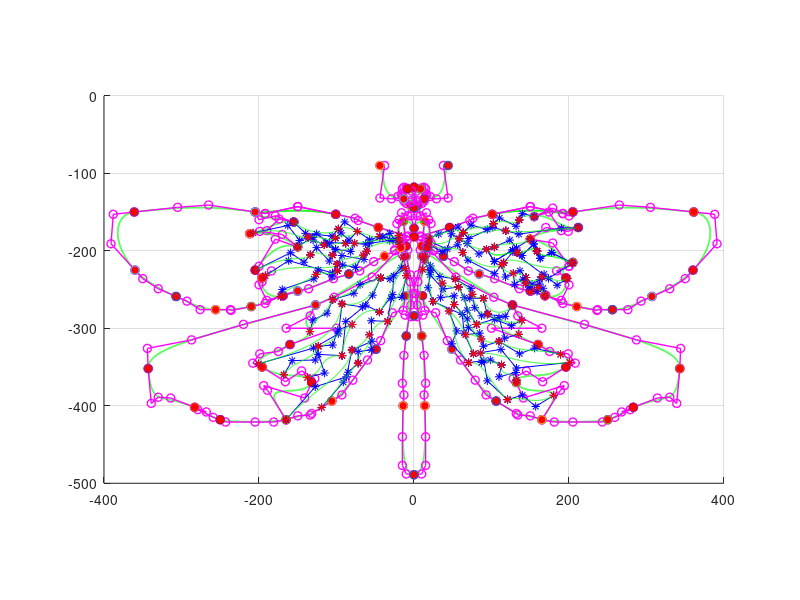

Reproduce this figure in MATLAB.
function punctecntrl()
    hold on
    axis equal
    axis([-400 400 -500 0])
    grid on
    t = 0:0.001:1;

%==========================================================================
%================== Curbe de tip G0 si G1 + Bezier Grad 3 =================
%==========================================================================

B0=(1-t).^3;
B1=3.*(1-t).^2.*t;
B2=3.*(1-t).*t.^2;
B3=t.^3;
B=[B0;B1;B2;B3];

%==========================================================================
%=========================== Curba de tip G1 ==============================
%==========================================================================

    function bazele(puncte)
        i=1;
        nr=1;
        while nr<=3
            plot(puncte(1,i:i+3), puncte(2,i:i+3),'b*-'); 
            hold on;
            x=puncte(:,i:i+3)*B;
            plot(x(1,:),x(2,:),'Color',[0,1,0]);
            plot(x(1, 1), x(2, 1),'r*')
            plot(x(1, end), x(2, end), 'r*')
            nr=nr+1;
            i=i+3;
        end     
    end

%==========================================================================
%=========================== Curba de tip G0 ==============================
%==========================================================================

    function bazele2(puncte)
        n=length(puncte);
        np=(n-1)/3;
        i=1;
        nr=1;
        while nr<=np
            plot(puncte(1,i:i+3), puncte(2,i:i+3),'b*-');
            f=puncte(:, i: i +3)*B; 
            plot(f(1, :), f(2, :), 'g' );
            plot(f(1, 1), f(2, 1),'r*')
            plot(f(1, end), f(2, end), 'r*')
            nr=nr+1;
            i=i+3;
        end
    end

%==========================================================================
%======================= Curba Bezier - Gradul 3 ==========================
%==========================================================================

    function bezier3(vector)
        f = vector * B;  
        plot(f(1, :), f(2, :), 'g', 'LineWidth', 1.2) 
        plot(vector(1, :), vector(2, :), '-mo', 'LineWidth', 1)
        plot(vector(1, 1), vector(2, 1),'o', 'MarkerFaceColor', 'r')
        plot(vector(1, end), vector(2, end), 'o', 'MarkerFaceColor', 'r')
    end

%==========================================================================
%======================= Curba Bezier - Gradul 4 ==========================
%==========================================================================

B04 = power((1 - t), 4);
B14 = 4.*t.* power((1 - t), 3);
B24 = 6 .* power(t, 2) .* power((1 - t), 2);
B34 = 4 .* power(t, 3) .* ( 1 - t);
B44 = power(t, 4);
BG4 = [B04; B14; B24; B34; B44];

    function bezier4(vector)
        f = vector * BG4;  
        plot(f(1, :), f(2, :), 'g', 'LineWidth', 1.2)
        plot(vector(1, :), vector(2, :), '-mo', 'LineWidth', 1)
        plot(vector(1, 1), vector(2, 1),'o', 'MarkerFaceColor', 'r')
        plot(vector(1, end), vector(2, end), 'o', 'MarkerFaceColor', 'r')
    end

%==========================================================================
%======================= Curba Bezier - Gradul 5 ==========================
%==========================================================================

B05 = power(1 - t, 5);
B15 = 5.*t.* power((1 - t), 4);
B25 = 10.*power(t, 2) .* power(1 - t, 3);
B35 = 10.*power(t, 3) .* power(1 - t, 2);
B45 = 5 .* (1 - t) .* power(t, 4);
B55 = power(t, 5);
BG5 = [B05; B15; B25; B35; B45; B55];

    function bezier5(vector)
        f = vector * BG5;  
        plot(f(1, :), f(2, :), 'g', 'LineWidth', 1.2)
        plot(vector(1, :), vector(2, :), '-mo', 'LineWidth', 1)
        plot(vector(1, 1), vector(2, 1),'o', 'MarkerFaceColor', 'r')
        plot(vector(1, end), vector(2, end), 'o', 'MarkerFaceColor', 'r')
    end

%==========================================================================
%========================== Parte Gat Dreapta =============================
%==========================================================================

b = [ 5   8   16   14 ; -141.434  -155  -151  -162] ;
bezier3(b)

b = [ 14   8   25   0 ; -162  -199  -199  -181] ;
bezier3(b)

%==========================================================================
%============================ Aripa 1 Dreapta =============================
%==========================================================================

b = [ 101   150   192   205 ; -153  -143  -152  -150] ;
bezier3(b)

b = [ 205   265   305   361 ; -150  -141  -144  -150] ;
bezier3(b)

b = [ 361   388   391   360 ; -150  -153  -191  -225] ;
bezier3(b)

b = [ 360  350   330   307 ; -225  -236  -249  -259] ;
bezier3(b)

b = [ 307   293   276   256 ; -259  -265  -276  -276] ;
bezier3(b)

b = [ 256   237   236   210 ; -276  -276  -277  -272] ;
bezier3(b)

b = [ 210   192   170   150 ; -272  -268  -257  -252] ;
bezier3(b)

%==========================================================================
%====================== Model Aripa 1 Dreapta =============================
%==========================================================================

b = [ 0   10   8   46 ; -182  -182  -181  -170] ;
bezier3(b)

b = [ 46   72   76   101 ; -170  -161  -158  -153] ;
bezier3(b)

b = [ 101   150   192   205 ; -153  -143  -152  -150] ;
bezier3(b)

b = [ 205   200   179   155 ; -150  -155  -145  -156] ;
bezier3(b)

b = [ 155   174   190   212 ; -156  -150  -174  -170] ;
bezier3(b)

b = [ 212   199   170   150 ; -170  -175  -170  -185] ;
bezier3(b)

b = [ 150   179   200   205 ; -185  -190  -220  -215] ;
bezier3(b)

b = [ 205   200   184   196 ; -215  -220  -226  -235] ;
bezier3(b)

b = [ 196   200   190   169 ; -235  -244  -264  -258] ;
bezier3(b)

b = [ 169   169   169   150 ; -258  -258  -258  -252] ;
bezier3(b)

b = [150 136 104 84 ; -252 -249 -236 -230 ] ;
bezier3(b)

b = [ 84 70 52 38 ; -230 -226 -214 -207] ;
bezier3(b)

b = [ 38 25 9 10 ; -207 -200 -187 -194] ;
bezier3(b)

%==========================================================================
%============================ Aripa 2 Dreapta =============================
%==========================================================================

b = [ 165 181 205 243 250 ; -418 -421 -421 -421 -418] ;
bezier4(b)

b = [ 250 259 279 268 283 ; -418 -415 -405 -408 -402] ;
bezier4(b)

b = [ 283 314 330 339 343 ; -402 -390 -389 -397 -352] ;
bezier4(b)

b = [ 343 344 287 220 127 ; -352 -326 -315 -295 -270] ;
bezier4(b)

%==========================================================================
%====================== Model Aripa 2 Dreapta =============================
%==========================================================================

b = [ 11 14 28 43 49 ; -258 -277 -280 -316 -327] ;
bezier4(b)

b = [ 49 60 79 93 106 ; -327 -341 -367 -386 -394] ;
bezier4(b)

b = [ 106 132 134 150 165 ; -394 -410 -412 -413 -418] ;
bezier4(b)

b = [ 165 189 194 141 132 ; -418 -380 -374 -390 -370] ;
bezier4(b)

b = [ 132 128 145 166 196 ; -370 -365 -355 -369 -350] ;
bezier4(b)

b = [ 196 208 199 175 160 ; -350 -345 -333 -330 -321] ;
bezier4(b)

b = [ 160 100 165 134 127 ; -321 -300 -300 -284 -270] ;
bezier4(b)

b = [ 127 103 54 16 10 ; -270 -260 -234 -194 -207] ;
bezier4(b)

%==========================================================================
%============================= Coada Dreapta ==============================
%==========================================================================                             

b = [ 10 5 -1.6 -4 -10; -207 -231 -255 -270 -310] ;
bezier4(b)

b = [ -10 -13 -15 -13 -14; -310 -335 -371 -386 -400] ;
bezier4(b)

b = [ -14 -15 -15 -10 0; -400 -440 -477 -488 -489] ;
bezier4(b)

%==========================================================================
%=========================== Parte Cap Dreapta ============================
%==========================================================================

b = [ 0 13 21 13 0; -145 -136 -130 -118 -118] ;
bezier4(b)

%==========================================================================
%============================ Antena Dreapta ==============================
%==========================================================================

b = [ 13.692 29 44 38 44; -132 -133 -132 -90 -90] ;
bezier4(b)

%==========================================================================
%============================ Ochi Dreapta ================================
%==========================================================================

b = [ 8.44875 3 -4 3 10 13.15 ; -120.1 -123 -135 -137 -139 -133.1] ;
bezier5(b)

b = [ 13.15 15 16.5 15 10 8.44875 ; -133.1 -130 -127 -120 -119 -120.1] ;
bezier5(b)

%==========================================================================
%===================== Spatele Libelula Dreapta ===========================
%==========================================================================

b = [ 0 4 22 19 22 17 ; -171 -155 -165 -160 -190 -196] ;
bezier5(b)

b = [ 17 15 5 4 11.5 0 ; -196 -205 -240 -285 -283 -284] ;
bezier5(b)

%==========================================================================
%========================= Gat Partea Stanga ==============================
%==========================================================================

b = [ -5   -8   -16   -14 ; -141.434  -155  -151  -162] ;
bezier3(b)

b = [ -14   -8   -25   0 ; -162  -199  -199  -181] ;
bezier3(b)

%==========================================================================
%=========================== Aripa 1 Stanga ===============================
%==========================================================================

b = [ -101   -150   -192   -205 ; -153  -143  -152  -150] ;
bezier3(b)

b = [ -205   -265   -305   -361 ; -150  -141  -144  -150] ;
bezier3(b)

b = [ -361   -388   -391   -360 ; -150  -153  -191  -225] ;
bezier3(b)

b = [ -360  -350   -330   -307 ; -225  -236  -249  -259] ;
bezier3(b)

b = [ -307   -293   -276   -256 ; -259  -265  -276  -276] ;
bezier3(b)

b = [ -256   -237   -236   -210 ; -276  -276  -277  -272] ;
bezier3(b)

b = [ -210   -192   -170   -150 ; -272  -268  -257  -252] ;
bezier3(b)

%==========================================================================
%======================== Model Aripa 1 Stanga ============================
%==========================================================================

b = [ 0   -10  -8   -46 ; -182  -182  -181  -170] ;
bezier3(b)

b = [ -46  -72   -76   -101 ; -170  -161  -158  -153] ;
bezier3(b)

b = [ -101   -150   -192   -205 ; -153  -143  -152  -150] ;
bezier3(b)

b = [ -205   -200   -179   -155 ; -150  -160  -155  -163] ;
bezier3(b)

b = [ -155   -174   -190   -212 ; -163  -159  -174  -178] ;
bezier3(b)

b = [ -212   -199   -170   -150 ; -178  -175  -179  -195] ;
bezier3(b)

b = [ -150   -179   -200   -205 ; -195  -185  -220  -225] ;
bezier3(b)

b = [ -205   -196   -184   -196 ; -225  -240  -226  -235] ;
bezier3(b)

b = [ -196   -200   -190   -169 ; -235  -244  -264  -258] ;
bezier3(b)

b = [ -169   -169   -169   -150 ; -258  -258  -258  -252] ;
bezier3(b)

b = [-150 -136 -104 -84 ; -252 -249 -236 -230 ] ;
bezier3(b)

b = [ -84 -70 -52 -38 ; -230 -226 -214 -207] ;
bezier3(b)

b = [ -38 -25 -9 -10 ; -207 -200 -187 -194] ;
bezier3(b)

%==========================================================================
%=========================== Aripa 2 Stanga ===============================
%==========================================================================

b = [ -165 -181 -205 -243 -250 ; -418 -421 -421 -421 -418] ;
bezier4(b)

b = [ -250 -259 -279 -268 -283 ; -418 -415 -405 -408 -402] ;
bezier4(b)

b = [ -283 -314 -330 -339 -343 ; -402 -390 -389 -397 -352] ;
bezier4(b)

b = [ -343 -344 -287 -220 -127 ; -352 -326 -315 -295 -270] ;
bezier4(b)

%==========================================================================
%======================= Model Aripa 2 Stanga =============================
%==========================================================================

b = [ -11 -14 -28 -43 -49 ; -258 -277 -280 -316 -327] ;
bezier4(b)

b = [ -49 -60 -79 -93 -106 ; -327 -341 -367 -386 -394] ;
bezier4(b)

b = [ -106 -132 -134 -150 -165 ; -394 -410 -412 -413 -418] ;
bezier4(b)

b = [ -165 -189 -194 -141 -132 ; -418 -380 -374 -390 -370] ;
bezier4(b)

b = [ -132 -128 -145 -166 -196 ; -370 -365 -355 -369 -350] ;
bezier4(b)

b = [ -196 -208 -199 -175 -160 ; -350 -345 -333 -330 -321] ;
bezier4(b)

b = [ -160 -100 -165 -134 -127 ; -321 -300 -300 -284 -270] ;
bezier4(b)

b = [ -127 -103 -54 -16 -10 ; -270 -260 -234 -194 -207] ;
bezier4(b)

%==========================================================================
%============================ Coada Stanga ================================
%==========================================================================

b = [ 0 10 15 15 14; -489 -488 -477 -440 -400] ;
bezier4(b)

b = [ 14 13 15 13 10; -400 -386 -371 -335 -310] ;
bezier4(b)

b = [ 10 4 1.6 -5 -10; -310 -270 -255 -231 -207] ;
bezier4(b)

%==========================================================================
%========================= Partea Cap Stanga ==============================
%==========================================================================

b = [ 0 -13 -21 -13 0; -118 -118 -130 -136 -145] ;
bezier4(b)

%==========================================================================
%============================ Antena Stanga ===============================
%==========================================================================

b = [ -13.692 -29 -44 -38 -44; -132 -133 -132 -90 -90] ;
bezier4(b)

%==========================================================================
%============================= Ochi Stanga ================================
%==========================================================================

b = [ -8.44875 -3 4 -3 -10 -13.15 ; -120.1 -123 -135 -137 -139 -133.1] ;
bezier5(b)

b = [ -13.15 -15 -16.5 -15 -10 -8.44875 ; -133.1 -130 -127 -120 -119 -120.1] ;
bezier5(b)

%==========================================================================
%====================== Spatele Libelula Stanga ===========================
%==========================================================================

b = [ 0 -11.5 -4 -5 -15 -17 ; -284 -283 -285 -240 -205 -196] ;
bezier5(b)

b = [ -17 -22 -19 -22 -4 0 ; -196 -190 -160 -165 -155 -171] ;
bezier5(b)

%==========================================================================
%======================== Nervuri Aripa 1 Dreapta =========================
%==========================================================================

    punct = [19.65   31.8471   56.8153   63.6943   70.5732  101.6561  118.4713  135.2866  190.2166  211.4; -183.7 -178.5987 -169.4268 -176.8153 -184.2038 -169.9363 -174.2675 -178.5987 -170.7643 -170.2];
    bazele(punct)

    punct = [19.33   43.0658   48.1624   58.3555   68.5486   83.8382  103.7147  123.5913  132.2554  150.0933; -187.8 -197.9614 -178.0848 -184.4555 -190.8262 -204.0772 -195.1583 -186.2393 -196.4324 -184.7104];
    bazele(punct)

    punct = [18.55   36.4331   56.3057   62.9299   69.5541  103.6943  115.6688  127.6433  173.5032  204.5860; -192.3 -201.0191 -192.3567 -202.2930 -212.2293 -229.5541 -215.5414 -201.5287 -235.6688 -215.7962];
    bazele(punct)
    
    punct = [63.4395   73.6306   94.5223  102.4204  110.3185  131.7197  135.7962  139.8726  155.6688  155.1; -176.5605 -166.8790 -172.4841 -165.0955 -157.7070 -168.4076 -160.2548 -152.1019 -155.6688 -156];
    bazele(punct)
    
    punct = [113  118.0452  136.7331  144.5197  152.3064  162.2732  165.0764  167.8796  184.6987  197.7803; -217.9 -233.9102 -225.8121 -234.5331 -243.2541 -237.0248 -233.5987 -230.1726 -244.5000 -235.7790];
    bazele(punct)
    
    punct = [93.5032  103.6943  127.1338  133.2484  139.3631  154.6497  158.7261  162.8025  177.5796  203.5669; -197.9618 -213.7580 -198.9809 -202.5478 -206.1146 -191.3376 -200.5096 -209.6815 -202.5478 -215.7962];
    bazele(punct)
    
    punct = [93.5032  103.6943  127.1338  133.2484  139.3631  154.6497  158.7261  162.8025  177.5796  203.5669; -197.9618 -213.7580 -198.9809 -202.5478 -206.1146 -191.3376 -200.5096 -209.6815 -202.5478 -215.7962];
    bazele(punct)
    
    punct = [128.1782  129.7071  140.4099  144.2323  148.0547  161.8154  160.2864  158.7575  166.4988  169; -229.0503 -243.3207 -236.6951 -241.7917 -246.8882 -242.8110 -247.6527 -252.4944 -248.4172 -258];
    bazele(punct)
    
%==========================================================================
%======================== Nervuri Aripa 1 Stanga ==========================
%==========================================================================
    
    punct = [-19.6178  -24.2038  -31.3376  -44.3312  -57.3248  -89.4268  -97.5796 -105.7325 -139.8726 -156.1783;-180.1274 -185.7325 -177.5796 -181.6561 -185.7325 -162.8025 -171.9745 -181.1465 -177.5796 -162.2930];
    bazele(punct)
    
    punct = [-18.5987  -31.3376  -57.3248  -60.8917  -64.4586  -92.9936  -99.1083 -105.2229 -161.7834 -191.8471;-191.8471 -186.7516 -190.3185 -200.7643 -211.2102 -206.1146 -217.3248 -228.5350 -212.7389 -232.1019];
    bazele(punct)
    
    punct = [-19.1121  -40.0079  -62.4327  -88.1703 -113.9078 -101.1665 -115.6916 -130.2168 -130.7264 -150.603;-186.2393 -182.1621 -191.3359 -190.3166 -189.2972 -198.4710 -192.3552 -186.2393 -182.6717 -194.9035];
    bazele(punct)
    
    punct = [-73.1210  -83.8217  -94.0127 -101.4013 -108.7898 -125.6051 -136.5605 -147.5159 -162.8025 -207.6433;-175.0318 -186.2420 -177.0701 -183.6943 -190.3185 -178.0892 -182.4204 -186.7516 -167.3885 -177.0701];
    bazele(punct)
    
    punct = [-76.7030  -81.7996 -101.1665 -105.2437 -109.3209 -125.6299 -133.7844 -141.9389 -159.2671 -204.6264;-190.3166 -201.0193 -197.9614 -205.6062 -213.2510 -195.9228 -205.3514 -214.7800 -202.5483 -224.9731];
    bazele(punct)
    
    punct = [-65.4906  -75.6837  -91.9927  -98.8730 -105.7534 -123.5913 -126.3944 -129.1975 -169.9699 -172.0085;-205.6062 -221.4055 -218.3476 -225.9924 -233.6372 -224.9731 -230.5793 -236.1855 -249.9462 -259.1200];
    bazele(punct)
    
%==========================================================================
%===================== Nervuri Aripa 2 Dreapta (G0) =======================
%==========================================================================
    
    punct = [13.41   20.4964   37.3758   57.4703   64.7043   68.7232   80.7799  109.7160  116.9501  135.2;-211.9 -230.8240 -249.3110 -246.8996 -260.5639 -276.6395 -295.1265 -286.2849 -312.8096 -307.8];
    bazele2(punct)    
    
    punct = [11.15   22.1040   18.0851   24.5153   62.2930   64.7043   76.7610  112.1274  132.2219  200.8;-224.2 -225.1976 -247.7034 -265.3866 -282.2660 -306.3794 -332.9042 -327.2777 -351.3911 -344.1];
    bazele2(punct) 
    
    punct = [14.44   21.3002   33.3569   53.4514   73.5459   71.9384   89.6215   94.4442  117.7539  127;-207 -219.5711 -233.2354 -236.4505 -248.5072 -261.3677 -261.3677 -282.2660 -284.6773 -270];
    bazele2(punct) 
    
    punct = [45.16   55.1064   48.7357   70.3961   90.1452   94.6047  120.7245  139.8365  157.0374  180.3;-277.8 -303.5138 -320.0775 -344.2861 -341.7379 -367.8577 -392.0663 -386.3327 -400.9852 -386.5];
    bazele2(punct) 
    
    punct = [66.61   84.7988   89.6215  109.7160  136.2408  155.5315  189.1;-308.2 -306.3794 -323.2588 -316.8285 -332.9042 -325.6701 -333.7];
    bazele2(punct)
    
    punct = [85.59   87.2102   98.4631  112.9312  109.7160  131.4181  132.1;-332.1 -344.1571 -340.9420 -347.3722 -362.6440 -357.0176 -366.8];
    bazele2(punct)
    
    punct = [36.42   34.1607   51.8438   51.8438   68.7232   70.3308   86.77;-241.8 -260.5639 -258.1526 -269.4055 -287.8924 -299.1454 -313.9];
    bazele2(punct)
    
    punct = [75.2   78.3686   87.2102   95.2480  104.0896  125.7917  139.1;-256.2 -273.4244 -283.8735 -281.4622 -288.6962 -296.7340 -289.7];
    bazele2(punct)
    
%==========================================================================
%===================== Nervuri Aripa 2 Stanga (G0) ========================
%==========================================================================

    punct = [-14.13  -16.4775  -30.9456  -43.0023  -53.4514  -66.3119  -92.8367  -97.6593 -129.8106 -200.6;-208.4 -221.9824 -236.4505 -234.8429 -257.3488 -272.6206 -268.6017 -307.1832 -325.6701 -345.9];
    bazele2(punct) 
    
    punct = [-11.38  -26.1229  -27.7304  -44.6098  -62.2930  -88.0140  -92.8367 -123.3803 -115.3425 -137.4;-222.8 -232.4316 -256.5450 -279.0509 -270.2093 -291.1076 -335.3155 -333.7079 -357.8213 -363.5];
    bazele2(punct) 
    
    punct = [-9.941  -15.6737  -29.3380  -34.1607  -55.0590  -54.2552  -79.9762  -87.2102 -127.3992 -165;-232.1 -259.7601 -261.3677 -291.1076 -290.3038 -316.8285 -328.0815 -362.6440 -375.5045 -418];
    bazele2(punct) 
    
    punct = [-43  -69.5270  -77.5648 -104.8934 -112.1274 -130.6143 -134.3;-234.8 -243.6845 -254.9374 -262.9752 -280.6584 -289.5000 -304.4];
    bazele2(punct) 
    
    punct = [-79.77  -98.4631 -104.8934 -123.3803 -127.3992 -157.1391 -168;-295.2 -302.3605 -321.6512 -323.2588 -340.9420 -341.7457 -360];
    bazele2(punct)
    
    punct = [-57.6  -54.9625  -72.0382  -72.0382  -84.8450  -91.2484 -119.2;-308.4 -327.9204 -330.0548 -344.9961 -356.7357 -369.5424 -402.1];
    bazele2(punct)

end
